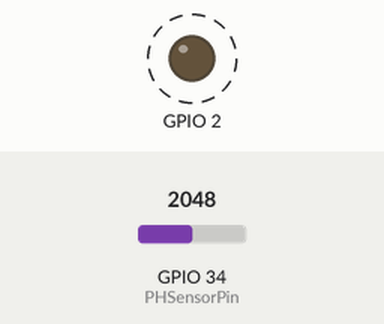
Bench run of a program on a simulated ESP32. Shown: output pins drawn as LEDs (lit = HIGH). Dashed ring = blinking. Inputs (shaded band) come from the test bench; at power-on: GPIO 34 (PHSensorPin) = 2048. What the program prints to the serial monitor is not drawn.

Above: at 0.5 s.
Timing chart, 0 to 3.0 s (numbered marks = the images above):
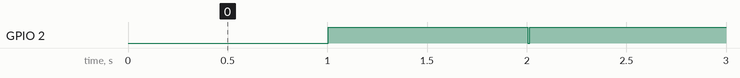

The program:

main.cpp
```cpp
#include <Arduino.h>
#include <freertos/FreeRTOS.h>
#include <freertos/task.h>

#define PHSensorPin 34
#define VREF 3.3
#define OFFSET 0.00
#define SCOUNT 30

int analogBuffer[SCOUNT];
int analogBufferTemp[SCOUNT];
int analogBufferIndex = 0, copyIndex = 0;
float averageVoltage, phValue;

SemaphoreHandle_t xMutex;

void readAnalogTask(void *pvParameters)
{
  static unsigned long analogSampleTimepoint = millis();
  while (1)
  {
    if (millis() - analogSampleTimepoint > 30U)
    {
      analogSampleTimepoint = millis();
      analogBuffer[analogBufferIndex] = analogRead(PHSensorPin);
      analogBufferIndex++;
      if (analogBufferIndex == SCOUNT)
        analogBufferIndex = 0;
    }
    vTaskDelay(10); // Adjust the delay based on the desired task frequency
  }
}

int getMedianNum(int bArray[], int iFilterLen)
{
  int bTab[iFilterLen];
  for (byte i = 0; i < iFilterLen; i++)
  {
    bTab[i] = bArray[i];
  }
  int i, j, bTemp;
  for (j = 0; j < iFilterLen - 1; j++)
  {
    for (i = 0; i < iFilterLen - j - 1; i++)
    {
      if (bTab[i] > bTab[i + 1])
      {
        bTemp = bTab[i];
        bTab[i] = bTab[i + 1];
        bTab[i + 1] = bTemp;
      }
    }
  }
  if ((iFilterLen & 1) > 0)
    bTemp = bTab[(iFilterLen - 1) / 2];
  else
    bTemp = (bTab[iFilterLen / 2] + bTab[iFilterLen / 2 - 1]) / 2;
  return bTemp;
}


void printDataTask(void *pvParameters)
{
  static unsigned long printTimepoint = millis();
  while (1)
  {
    if (millis() - printTimepoint > 1000U)
    {
      printTimepoint = millis();
      if (xSemaphoreTake(xMutex, portMAX_DELAY))
      {
        for (copyIndex = 0; copyIndex < SCOUNT; copyIndex++)
        {
          analogBufferTemp[copyIndex] = analogBuffer[copyIndex];
        }
        xSemaphoreGive(xMutex);

        averageVoltage = getMedianNum(analogBufferTemp, SCOUNT) * (float)VREF / 4096.0;
        phValue = 3.5 * averageVoltage + OFFSET;

        Serial.print("Voltage:");
        Serial.print(averageVoltage, 2);
        Serial.print("   pH value:");
        Serial.println(phValue, 2);

        digitalWrite(2, HIGH);
        delay(1000);
        digitalWrite(2, LOW);
      }
    }
    vTaskDelay(10); // Adjust the delay based on the desired task frequency
  }
}


void setup()
{
  Serial.begin(9600);
  pinMode(PHSensorPin, INPUT);
  pinMode(2, OUTPUT);

  xMutex = xSemaphoreCreateMutex();

  xTaskCreatePinnedToCore(
      readAnalogTask,
      "ReadAnalogTask",
      10000,
      NULL,
      1,
      NULL,
      0);

  xTaskCreatePinnedToCore(
      printDataTask,
      "PrintDataTask",
      10000,
      NULL,
      1,
      NULL,
      1);
}


void loop()
{
  // Empty, as all functionality is in tasks
}
```

Measured:
- by itself, GPIO 2: alternates HIGH for 1.0 s and LOW for 0.01 s
